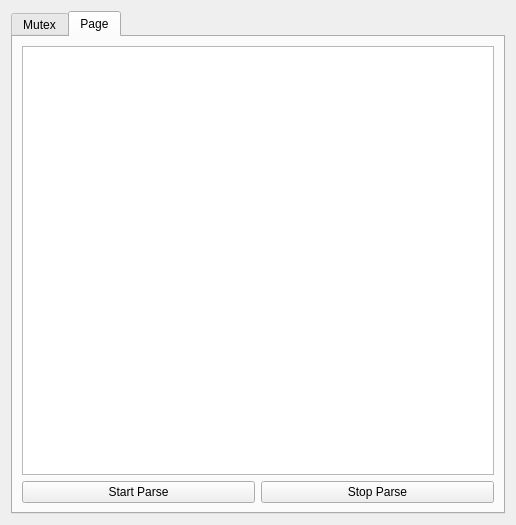
<?xml version="1.0" encoding="UTF-8"?>
<ui version="4.0">
 <class>HelloMutex</class>
 <widget class="QDialog" name="HelloMutex">
  <property name="geometry">
   <rect>
    <x>0</x>
    <y>0</y>
    <width>516</width>
    <height>525</height>
   </rect>
  </property>
  <property name="windowTitle">
   <string>CRC Check</string>
  </property>
  <layout class="QVBoxLayout" name="verticalLayout">
   <item>
    <widget class="QTabWidget" name="keysightTabWidget">
     <property name="currentIndex">
      <number>1</number>
     </property>
     <widget class="QWidget" name="tab_2">
      <attribute name="title">
       <string>Mutex</string>
      </attribute>
      <layout class="QHBoxLayout" name="horizontalLayout_4">
       <item>
        <widget class="QGroupBox" name="groupBox">
         <property name="title">
          <string/>
         </property>
         <layout class="QVBoxLayout" name="verticalLayout_3">
          <item>
           <widget class="QTextEdit" name="txtIn"/>
          </item>
          <item>
           <widget class="QTextEdit" name="txtOut"/>
          </item>
          <item>
           <layout class="QHBoxLayout" name="horizontalLayout_2">
            <item>
             <widget class="QPushButton" name="btnThread">
              <property name="text">
               <string>Start thread</string>
              </property>
             </widget>
            </item>
            <item>
             <widget class="QPushButton" name="btnTimer">
              <property name="text">
               <string>Start timer</string>
              </property>
             </widget>
            </item>
            <item>
             <widget class="QPushButton" name="btnAppend">
              <property name="text">
               <string>Append</string>
              </property>
             </widget>
            </item>
           </layout>
          </item>
         </layout>
        </widget>
       </item>
      </layout>
     </widget>
     <widget class="QWidget" name="tab">
      <attribute name="title">
       <string>Page</string>
      </attribute>
      <layout class="QVBoxLayout" name="verticalLayout_2">
       <item>
        <widget class="QTextBrowser" name="txtParse"/>
       </item>
       <item>
        <layout class="QHBoxLayout" name="horizontalLayout">
         <item>
          <widget class="QPushButton" name="btnStartParse">
           <property name="text">
            <string>Start Parse</string>
           </property>
          </widget>
         </item>
         <item>
          <widget class="QPushButton" name="btnStopParse">
           <property name="text">
            <string>Stop Parse</string>
           </property>
          </widget>
         </item>
        </layout>
       </item>
      </layout>
     </widget>
    </widget>
   </item>
  </layout>
 </widget>
 <tabstops>
  <tabstop>keysightTabWidget</tabstop>
 </tabstops>
 <resources/>
 <connections/>
</ui>
